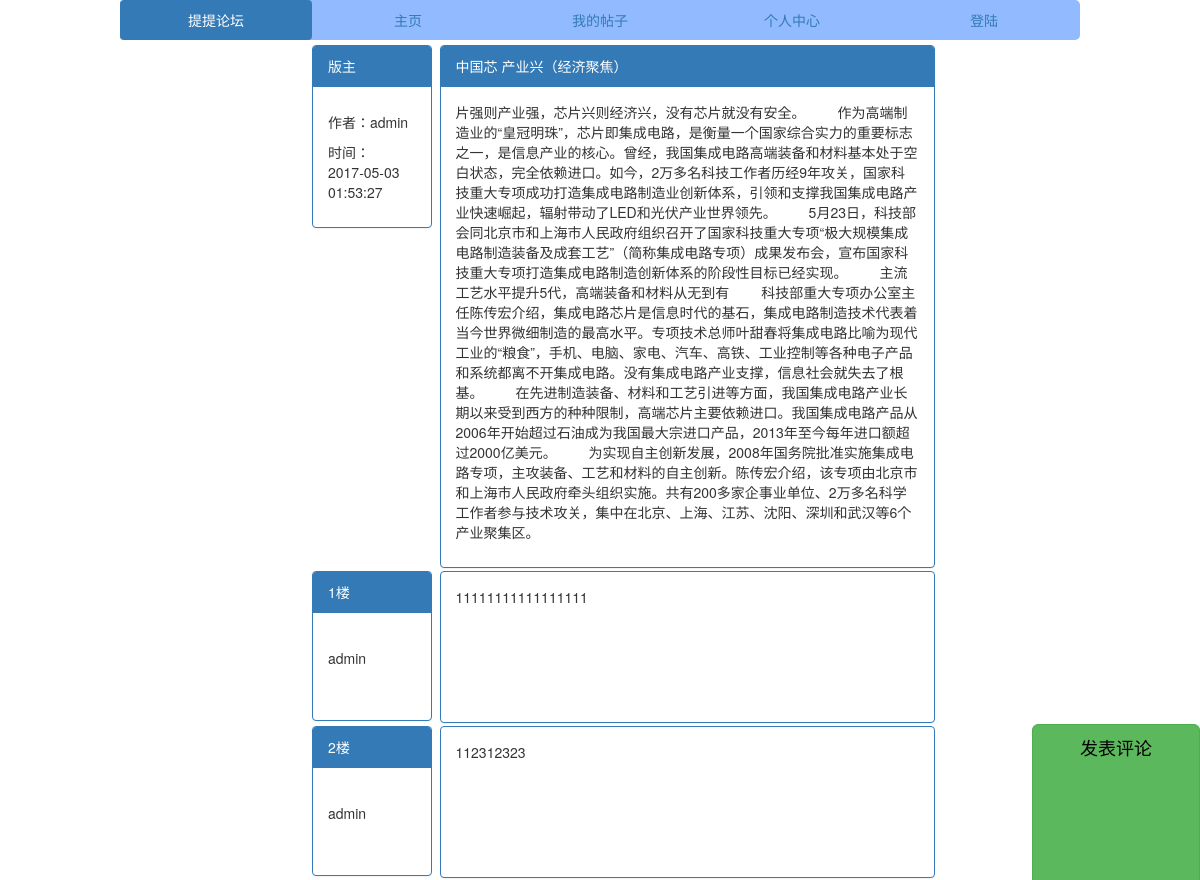
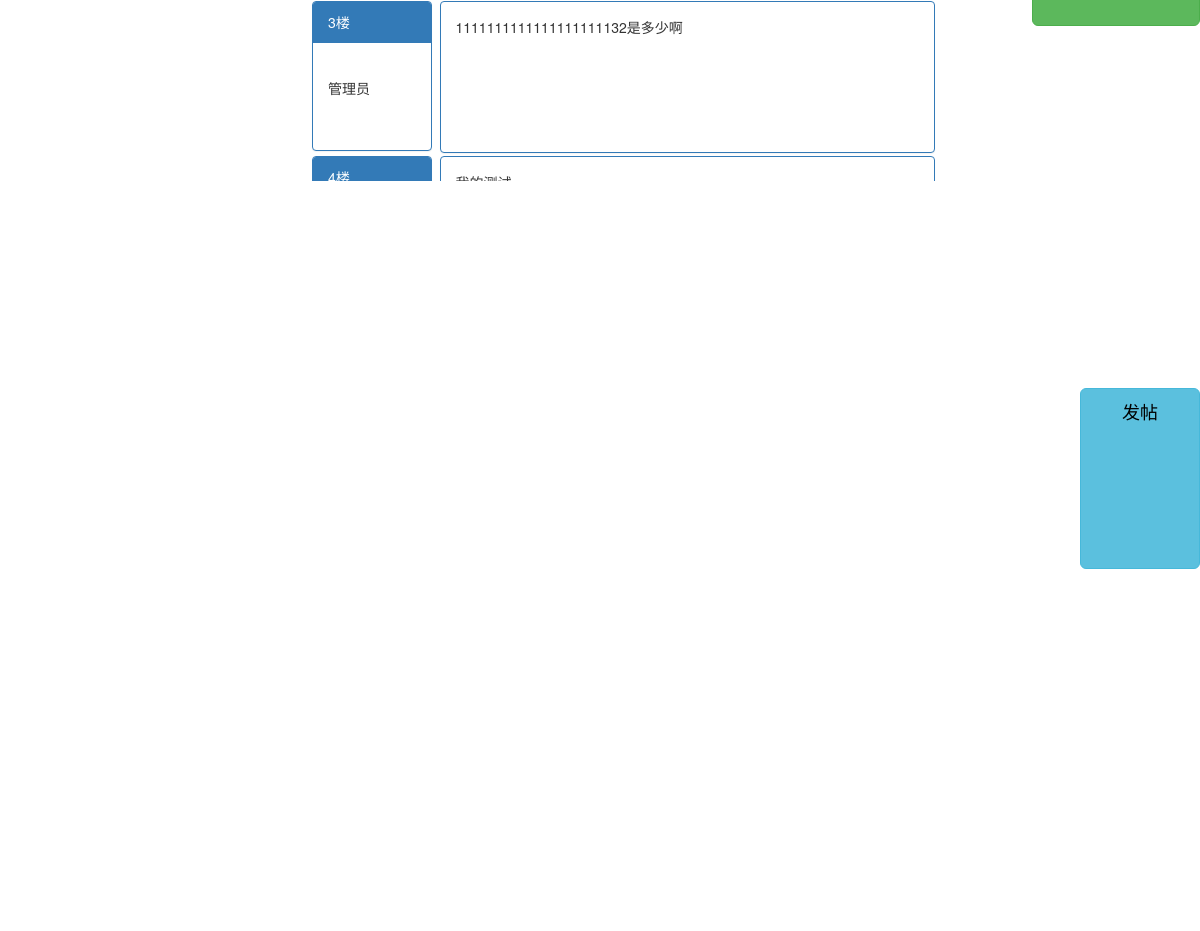
The app's page /index.php/article_controller/detail?article_id=1 with its own data (2 pictures, top to bottom).
### tables this page shows
CREATE TABLE `tt_article` (
  `article_id` varchar(100) NOT NULL DEFAULT '',
  `user_id` varchar(100) DEFAULT NULL,
  `title` varchar(100) DEFAULT NULL,
  `kind` varchar(100) DEFAULT NULL,
  `content` text,
  `shenhe` int(2) DEFAULT '0',
  `createuser` varchar(100) DEFAULT NULL,
  `createtime` datetime DEFAULT NULL,
  PRIMARY KEY (`article_id`),
  KEY `user_article` (`createuser`)
);

CREATE TABLE `tt_comment` (
  `comment_id` varchar(100) NOT NULL DEFAULT '',
  `user_id` varchar(100) DEFAULT NULL,
  `user_name` varchar(100) DEFAULT NULL,
  `comment_text` text,
  `createtime` datetime DEFAULT NULL,
  `floor` int(32) DEFAULT NULL,
  `article_id` varchar(100) DEFAULT NULL,
  PRIMARY KEY (`comment_id`)
);

### application/controllers/article_controller.php (called while the page is built, shortened)
<?php
class article_controller extends base_controller{
    public function __construct()
    {
        $this->load->model('article_model');
        $this->load->model('comment_model');
    }
    public function detail(){
        $articleid=$_GET['article_id'];
        $article_datail=$this->article_model->get_article_byid($articleid);
        $article_comment=$this->comment_model->get_comment_by_articleid($articleid);
        $data=array(
            'article_datail'=>$article_datail,
            'article_comment'=>$article_comment
        );
        $this->load->view('article_detail',$data);
    }
}
?>

### index.php (called while the page is built, shortened)
<?php
require_once BASEPATH.'core/CodeIgniter.php';

### application/models/article_model.php (called while the page is built, shortened)
<?php
class article_model extends CI_Model {
    public function get_article_byid($articleid){
        $this->db->where('article_id',$articleid);
        $atr=$this->db->get('article')->result();
        return $atr;
    }
}
?>

### application/models/comment_model.php (called while the page is built, shortened)
<?php
class comment_model extends CI_Model{
    public function get_comment_by_articleid($articleid){
        $this->db->where('article_id',$articleid);
        $this->db->order_by('floor');
        return $this->db->get('comment')->result();
    }
}
?>

### application/views/article_detail.php (the view, shortened to what this page needs)
<!DOCTYPE html>
<html>
<head>
</head>
<body>
<div style="position: fixed;bottom: 50%;right: 0%;height: 10%;width: 14%">
    <b>
        <a class="btn btn-success btn-lg tiezi" target="_blank" data-toggle="modal" data-target="#myModal">发表评论</a>
    </b>
</div>
<div style="position: fixed;bottom: 20%;right: 0%;height: 10%;width: 10%">
    <b>
        <a class="btn btn-info btn-lg tiezi" target="_blank" data-toggle="modal" data-target="#articleModal">发帖</a>
    </b>
</div>
<div class="art1">
<div class="row" style="margin-bottom: 3px">
    <div class="col-lg-4 col-md-4" style="float: left; width: 20%;margin-right: -3%">
        <div class="panel panel-primary" >
            <div class="panel-heading">
                版主
            </div>
            <div class="panel-body">
                <p>
                    <p>作者：<?php echo $article_datail['0']->createuser;?></p>
                    <p>时间：<br><?php echo $article_datail['0']->createtime;?></p>
                </p>
            </div>
        </div>
    </div>
    <div class="col-lg-4 col-md-4" style="width: 70%;">
        <div class="panel panel-primary"  style="margin-bottom: 3px">
            <div class="panel-heading">
                <?php echo $article_datail['0']->title;?>
            </div>
            <div class="panel-body">
                <p><?php echo $article_datail['0']->content;?></p>
            </div>
        </div>
    </div>
</div>
    <?php
    foreach ($article_comment as $art){?>
<div class="row" style="margin-top: -3%">
    <div class="col-lg-4 col-md-4" style="float: left;width: 20%;margin-right: -3%;">
        <div class="panel panel-primary cont" style="margin-bottom: 3px">
            <div class="panel-heading">
                <?php echo $art->floor;;?>楼
            </div>
            <div class="panel-body">
                <p><br><?php echo $art->user_name; ?></p>
            </div>
        </div>
    </div>
    <div class="col-lg-4 col-md-4" style="width: 70%; margin-bottom: 0">
        <div class="panel panel-primary" style="margin-bottom: 3px">
            <div class="panel-body cont" style="text-align: left">
                <p><?php echo $art->comment_text;?></p>
            </div>
        </div>
    </div>
</div>
<?php } ?>
</div>
</body>
</html>

### application/views/article_detail.php (style rules this page uses)
body { position: absolute; }
.art1 { position:relative; top:5px;left: 26%;right: 0; bottom:0; height:100%; width: 60%; }
.cont { height: 150px; }
.tiezi { height: 100%;font-size:large;width: 100%;color: black;text-align: center; }

### records on screen
tt_article: createuser "admin", createtime "2017-05-03 01:53:27", title "中国芯 产业兴（经济聚焦）", content "片强则产业强，芯片兴则经济兴，没有芯片就没有安全。 作为高端制造业的“皇冠明珠”，芯片即集成电路，是衡量一个国家综合实力的重要标志之一，是信息产业的核心。曾经，我国集成电路高端装备和材料基本处于空白状态，完全依赖进口。如今，2万多名科技工作者历经9年攻关，国家科技重大专项成功打造集成电路制造业创新体系，引领和支撑我国集成电路产业快速崛起，辐射带动了LED和光伏产业世界领先。 5月23日，科技部会同北京市和上海市人民政府组织召开了国家科技重大专项“极大规模集成电路制造装备及成套工艺”（简称集成电路专项）成果发布会，宣布国家科技重大专项打造集成电路制造创新体系的阶段性目标已经实现。 主流工艺水平提升5代，高端装备和材料从无到有 科技部重大专项办公室主任陈传宏介绍，集成电路芯片是信息时代的基石，集成电路制造技术代表着当今世界微细制造的最高水平。专项技术总师叶甜春将集成电路比喻为现代工业的“粮食”，手机、电脑、家电、汽车、高铁、工业控制等各种电子产品和系统都离不开集成电路。没有集成电路产业支撑，信息社会就失去了根基。 在先进制造装备、材料和工艺引进等方面，我国集成电路产业长期以来受到西方的种种限制，高端芯片主要依赖进口。我国集成电路产品从2006年开始超过石油成为我国最大宗进口产品，2013年至今每年进口额超过2000亿美元。 为实现自主创新发展，2008年国务院批准实施集成电路专项，主攻装备、工艺和材料的自主创新。陈传宏介绍，该专项由北京市和上海市人民政府牵头组织实施。共有200多家企事业单位、2万多名科学工作者参与技术攻关，集中在北京、上海、江苏、沈阳、深圳和武汉等6个产业聚集区。"
tt_comment: floor "1", user_name "admin", comment_text "11111111111111111"
tt_comment: floor "2", user_name "admin", comment_text "112312323"
tt_comment: floor "3", user_name "管理员", comment_text "1111111111111111111132是多少啊"
tt_comment: floor "4", comment_text "我的测试"

### other values on screen
$site_name "提提论坛"
